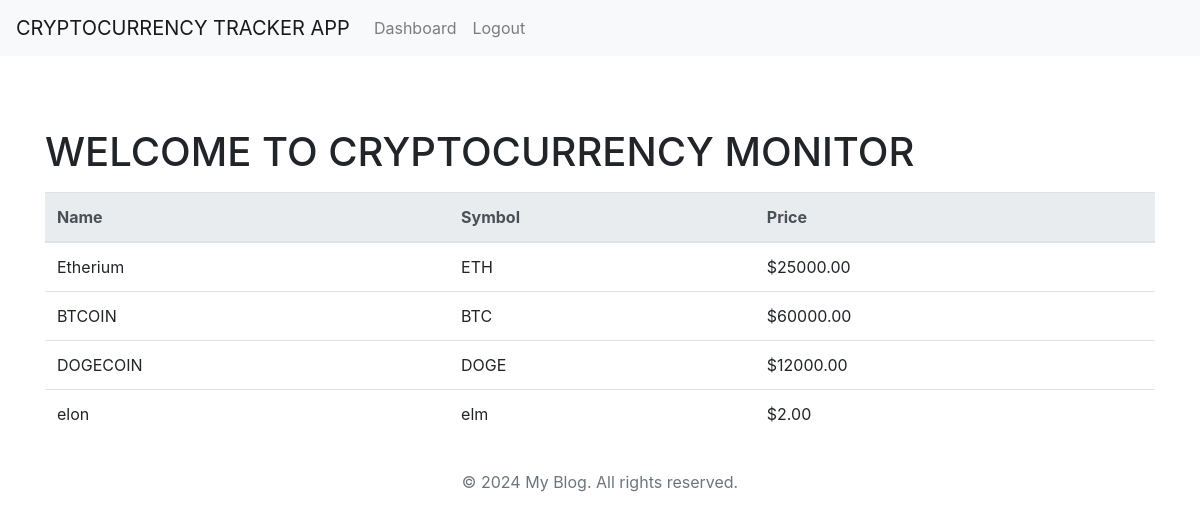
Screenshot of / (signed in) with the database file from the repository.
### portfolio/models.py (models this page shows, shortened)
class Cryptocurrency(models.Model):
    name = models.CharField(max_length=50)
    symbol = models.CharField(max_length=10, unique=True)
    price = models.DecimalField(max_digits=10, decimal_places=2)

### portfolio/views.py (the view)
# urls.py: 2. Add a URL to urlpatterns:  path('', views.home, name='home')
def home(request):
    portfolio = Cryptocurrency.objects.all()
    return render(request, 'portfolio/home.html', {'portfolio': portfolio})

### portfolio/templates/portfolio/home.html
{% extends 'portfolio/base.html' %}
{% block content %}
  <h1 class="mt-5">WELCOME TO CRYPTOCURRENCY MONITOR</h1>
  {% if portfolio %}
    <table class="table mt-3">
      <thead class="thead-light">
        <tr>
          <th scope="col">Name</th>
          <th scope="col">Symbol</th>
          <th scope="col">Price</th>
        </tr>
      </thead>
      <tbody>
        {% for p in portfolio %}
          <tr>
            <td>{{ p.name }}</td>
            <td>{{ p.symbol }}</td>
            <td>${{ p.price }}</td>
          </tr>
        {% endfor %}
      </tbody>
    </table>
  {% else %}
    <div class="alert alert-info" role="alert">
        No cryptocurrencies found in the portfolio.
    </div>
  {% endif %}
{% endblock %}

### rows the page displays
Cryptocurrency: name "Etherium", symbol "ETH", price "25000.00"
Cryptocurrency: name "BTCOIN", symbol "BTC", price "60000.00"
Cryptocurrency: name "DOGECOIN", symbol "DOGE", price "12000.00"
Cryptocurrency: name "elon", symbol "elm", price "2.00"
